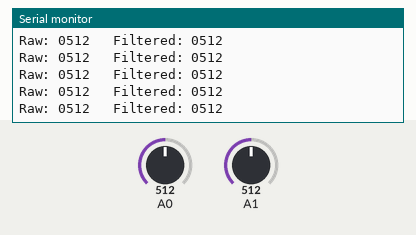
Simulated run of this sketch. Board: Arduino Uno, built with avr-gcc and run on an emulated ATmega328P. On the bench: the last lines printed to the serial monitor. The inputs (shaded band) are chosen by the test bench; at power-on: A0 = 512, A1 = 512.

Above: at 4.2 s.
4.3 s: A0 set to 108
At 4.32 s:
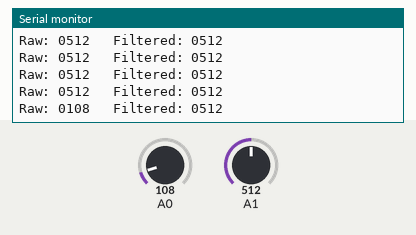
7.3 s: A0 set to 92
At 7.3 s:
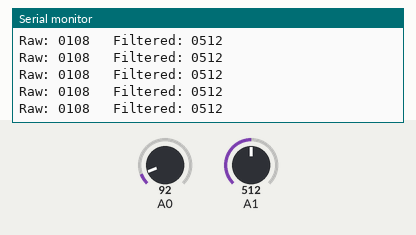
11.8 s: A1 set to 991
At 11.81 s:
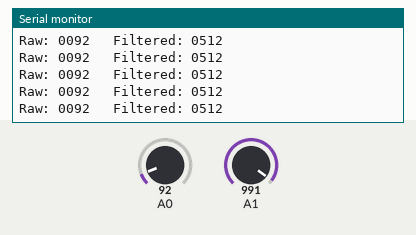
14.8 s: A1 set to 1015
At 14.85 s:
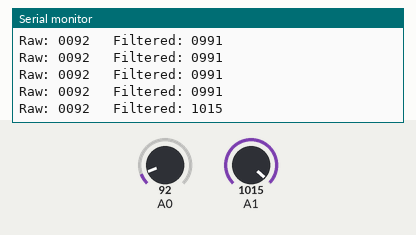
Timing chart, 0 to 17.3 s (numbered marks = the images above; inputs shaded):
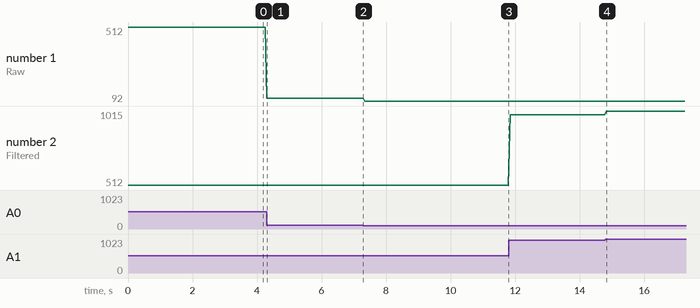

The sketch:

ResponsiveAnalogRead_2.ino
```cpp
#include <ResponsiveAnalogRead.h>

// Create filter object: A0 pin, sleep mode enabled
ResponsiveAnalogRead sensor(A1, true);

void setup() {
  Serial.begin(9600);
}

void loop() {
  int raw = analogRead(A0);       // Unfiltered value
  sensor.update();                // Update filter
  int filtered = sensor.getValue();

  // Format values with 4 digits (e.g., 0000, 0123, 1023)
  char rawStr[5];
  char filteredStr[5];
  sprintf(rawStr, "%04d", raw);
  sprintf(filteredStr, "%04d", filtered);

  Serial.print("Raw: ");
  Serial.print(rawStr);
  Serial.print("   Filtered: ");
  Serial.println(filteredStr);

  delay(50);
}
```

Measured:
- after the input at 4.3 s, the serial monitor: prints a new line at once (image 1)
- after the input at 14.8 s, the serial monitor: prints a new line at once (image 4)
- plotted number 1: 512 → 108 after the input at 4.3 s, 108 → 92 after the input at 7.3 s
- plotted number 2: 512 → 991 after the input at 11.8 s, 991 → 1015 after the input at 14.8 s
